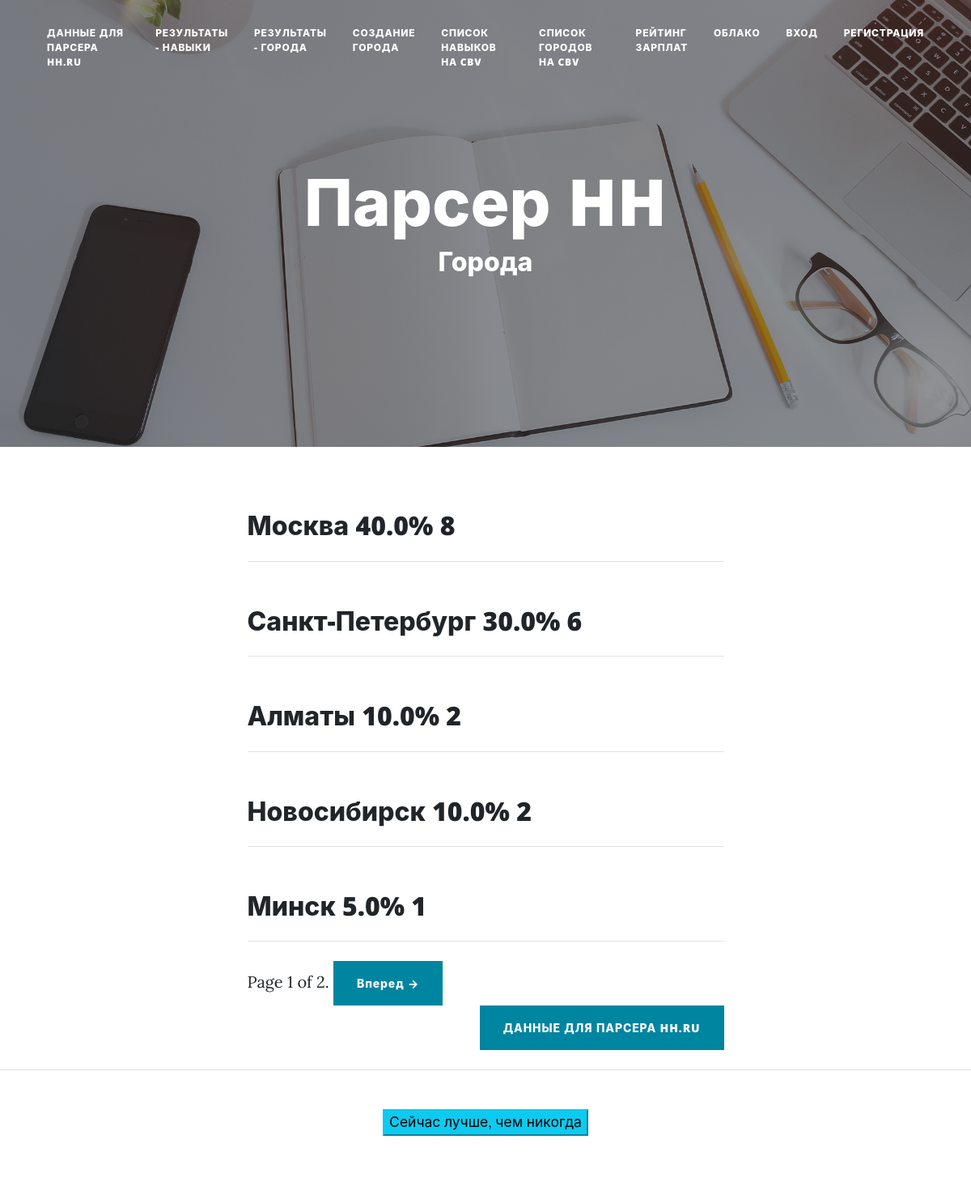
Screenshot of /city/ with the database file from the repository.
### parserhhapp/models.py (models this page shows, shortened)
class Cities(models.Model):
    name = models.TextField(max_length=300, verbose_name = 'город')
    percent = models.CharField(max_length=30, verbose_name = 'доля')
    count = models.CharField(max_length=30, null=True, verbose_name = 'количество')
    image = models.ImageField(upload_to='coat', null=True, blank=True, max_length=500)
    class Meta:
        verbose_name = 'city'
        verbose_name_plural = 'cities'

### parserhhapp/views.py (the view)
# urls.py: path('city/', views.city_return, name='city'),
def city_return(request):
    cities = cache.get('cities')
    if not cities:
        cities = Cities.objects.all()
        cache.set('cities', cities, 60)
    paginator_city = Paginator(cities, 5)
    page = request.GET.get('page')
    try:
        cities = paginator_city.page(page)
    except PageNotAnInteger:
        cities = paginator_city.page(1)
    except EmptyPage:
        cities = paginator_city.page(paginator_city.num_pages)
    title = 'города'
    return render(request, 'parserhhapp/citycoat.html', context={'cities': cities, 'title': title})

### capapp/templatetags/str_extensions.py (called while the page is built)
def capitalize(inputstr):
    return inputstr.capitalize()

### parserhhapp/context_processors.py (called while the page is built)
def my_text(request):
    return {'my_text': 'Сейчас лучше, чем никогда'}

### parserhhapp/templates/parserhhapp/citycoat.html (shortened to what this page needs)
{% extends 'base.html' %}
{% block content %}
            <div class="row gx-4 gx-lg-5 justify-content-center">
                <div class="col-md-10 col-lg-8 col-xl-7">
                    {% for item in cities %}
                    <div class="post-preview">
                            <h2 class="post-title"> {{item.name}} {{item.percent}} {{item.count}}</h2>
                    </div>
                    <hr class="my-4" />
                    {% endfor %}
                    <div class="clearfix">
                        <div class="pagination">
                        <span class="step-links">
                                <span class="current">
                                    Page {{ cities.number }} of {{ cities.paginator.num_pages }}.
                                </span>
                            {% if cities.has_next %}
                                    <a class="btn btn-primary float-right"
                                       href="?page={{ cities.next_page_number }}">Вперед &rarr;</a>
                            {% endif %}
                             </span>
                        </div>
                    </div>
                    <div class="d-flex justify-content-end mb-4"><a class="btn btn-primary text-uppercase" href="{% url 'parser:data' %}">Данные для парсера HH.RU</a></div>
                </div>
            </div>
{% endblock %}

### rows the page displays
Cities: name "Москва", percent "40.0%", count "8"
Cities: name "Санкт-Петербург", percent "30.0%", count "6"
Cities: name "Алматы", percent "10.0%", count "2"
Cities: name "Новосибирск", percent "10.0%", count "2"
Cities: name "Минск", percent "5.0%", count "1"

### other values shown
{{ title|capitalize }} "Города"
{{ cities.number }} "1"
{{ cities.paginator.num_pages }} "2"
{{ my_text }} "Сейчас лучше, чем никогда"
